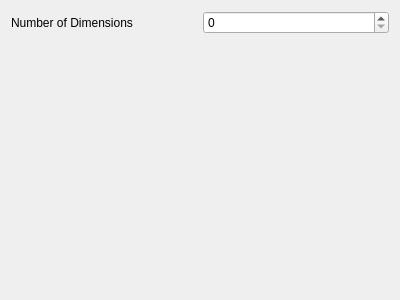
<?xml version="1.0" encoding="UTF-8"?>
<ui version="4.0">
 <class>Form</class>
 <widget class="QWidget" name="Form">
  <property name="geometry">
   <rect>
    <x>0</x>
    <y>0</y>
    <width>400</width>
    <height>300</height>
   </rect>
  </property>
  <property name="windowTitle">
   <string>Form</string>
  </property>
  <layout class="QGridLayout" name="gridLayout">
   <item row="1" column="2">
    <widget class="QSpinBox" name="spinBox">
     <property name="minimum">
      <number>0</number>
     </property>
     <property name="maximum">
      <number>1000000000</number>
     </property>
     <property name="value">
      <number>0</number>
     </property>
    </widget>
   </item>
   <item row="1" column="1">
    <widget class="QLabel" name="label">
     <property name="text">
      <string>Number of Dimensions</string>
     </property>
    </widget>
   </item>
   <item row="2" column="1" colspan="2">
    <widget class="DimensionEditor" name="widget" native="true"/>
   </item>
  </layout>
 </widget>
 <customwidgets>
  <customwidget>
   <class>DimensionEditor</class>
   <extends>QWidget</extends>
   <header>DimensionEditor.h</header>
   <container>1</container>
   <slots>
    <slot>changeDimensions(int)</slot>
   </slots>
  </customwidget>
 </customwidgets>
 <resources/>
 <connections>
  <connection>
   <sender>spinBox</sender>
   <signal>valueChanged(int)</signal>
   <receiver>widget</receiver>
   <slot>changeDimensions(int)</slot>
   <hints>
    <hint type="sourcelabel">
     <x>247</x>
     <y>31</y>
    </hint>
    <hint type="destinationlabel">
     <x>253</x>
     <y>96</y>
    </hint>
   </hints>
  </connection>
 </connections>
</ui>
